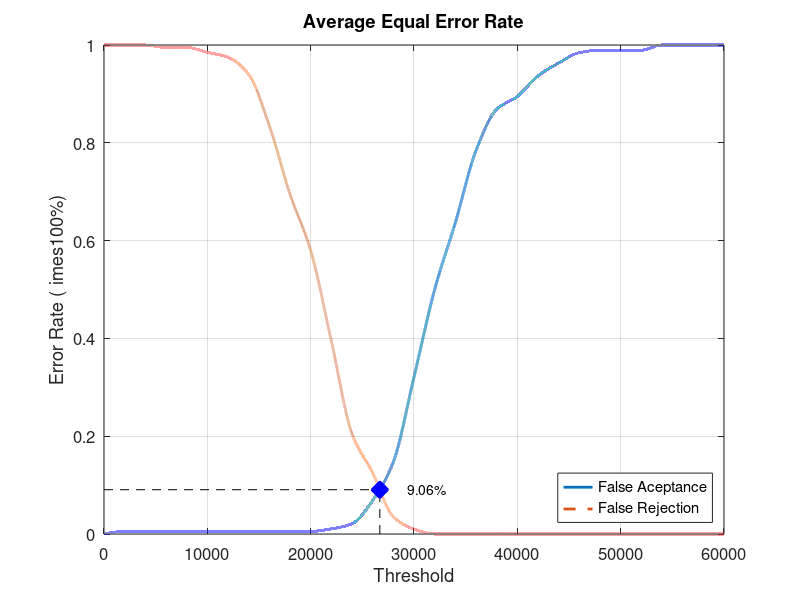
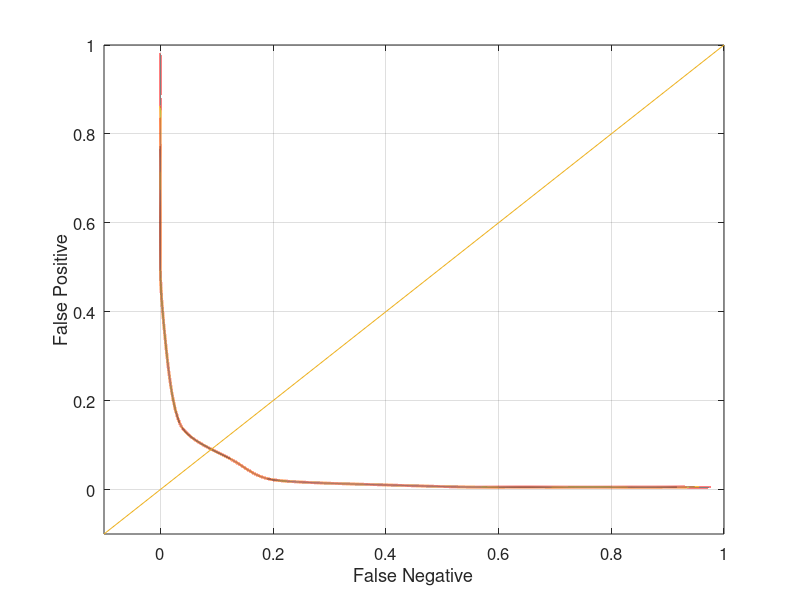

Write the MATLAB code that produced these figures, in order.
close all;
clear;
clc;
x = 0:2000:60000;
xq = 0:0.5:60000;

y0 = [0 0.00526316 0.00526316 0.00526316 0.00526316 0.00526316 0.00526316 0.00526316 0.00526316 0.00526316 0.00526316 0.0105263 0.0210526 0.0684211 0.147368 0.321053 0.5 0.636842 0.784211 0.868421 0.894737 0.936842 0.963158 0.984211 0.989474 0.989474 0.989474 1 1 1 1]
yy0 = interp1(x, y0, xq, 'pchip');
y1 = [1 1 1 0.995 0.995 0.985 0.975 0.94 0.835 0.695 0.58 0.395 0.205 0.125 0.035 0.01 0 0 0 0 0 0 0 0 0 0 0 0 0 0 0]
yy1 = interp1(x, y1, xq, 'pchip');

% Calculating EER: 
y2 = abs(y0 - y1);
find(y2 == min(y2))
yy2 = abs(yy0 - yy1);
xEER = find(yy2 == min(yy2));
xEERIndex = xq(xEER) % X-axis EER
yEER = yy0(xEER) % Y-axis EER

main = figure
plot(xq, yy0,'-','LineWidth', 2);	hold on
plot(xq, yy1,'--','LineWidth', 2);	hold on
plot([xEERIndex xEERIndex], [0 yEER], 'k--');	hold on
plot([0 xEERIndex], [yEER yEER], 'k--');	hold on
plot(xEERIndex, yEER, 'bx', 'LineWidth', 10);	hold on
text(xEERIndex + 10 * xEERIndex / 100, yEER, [num2str(round((10000 * yEER)) / 100) '%'])
legend('False Aceptance', 'False Rejection', 'Location', 'SouthEast')
xlabel('Threshold')
ylabel('Error Rate (	imes100%)')
title('Average Equal Error Rate')
set(gca, 'FontSize', 12)
axis([0 60000 0 1])
grid on

print(main, 'Database4_2Main', '-dpng');
FNRxFPR = figure('Color', [1 1 1]);
plot(yy1, yy0, '-', yy1, yy0, 'LineWidth', 2);
hold on
y = -0.1:0.1:1
plot(y, y); 
set(gca, 'FontSize', 12)
xlabel('False Negative')
ylabel('False Positive')
axis([-0.1 1 -0.1 1])
set(gca, 'FontSize', 12)
grid on

print(FNRxFPR, 'Database4_2FNRxFPR','-dpng');
